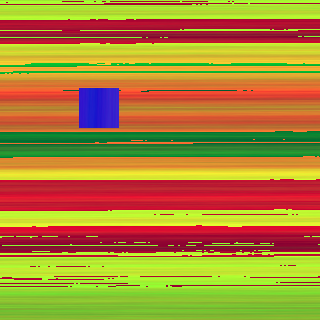
#> input picture data/raw/1_403383c9a4b633126d961bd94f6f02cf.png, 320 x 320 px, found by its file name; its folder holds 4 pictures in this run
$ python make_data.py
#> lines starting #> are read from the running program, lines starting #| are printed output that depends on the picture; after the words box and inside, x2 and y2 are one past the last pixel; in counts of white or black regions, pixels touching at a corner belong together
#> in make_train_df, self.image is the input picture: shape (320, 320, 3); mean B, G, R 51.4, 134.4, 170.7
### src/features/preprocess.py
""" Preprocess the data by Laplace and thresholding
"""
import numpy as np
import argparse
import cv2 as cv
from .. import config


def preprocess(image):
    """Takes in an image, and returns the de-noised image"""
    # compute laplacian
    laplacian = cv.Laplacian(image, cv.CV_64F)
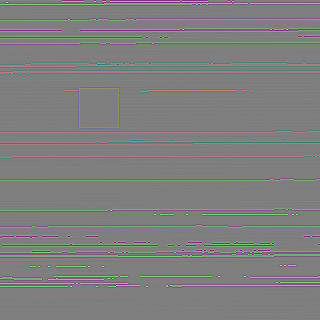
#> laplacian: shape (320, 320, 3) float64; mean B, G, R 0, -0.2, 0; drawn with min black and max white
    # choose first channel of the laplacian
    squares_channel = cv.split(laplacian)[0].astype(np.uint8)
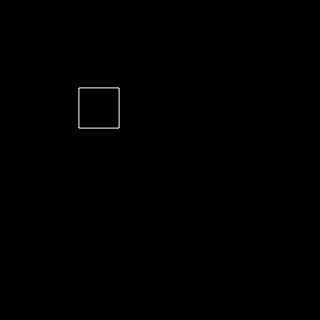
#> squares_channel: shape (320, 320); min 0, max 200, mean 0.4
    # threshold out extra noise
    thresh = cv.threshold(squares_channel, 60, 255, cv.THRESH_BINARY)[1]
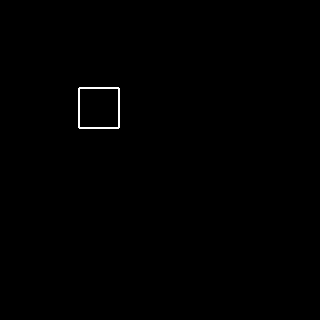
#> thresh: shape (320, 320); 0.31% white in thin lines or dots, all inside (x1, y1, x2, y2) = (78, 87, 120, 129)
    # standardize the image size
    src = cv.resize(thresh, (300, 300), interpolation=cv.INTER_AREA)
    return src

# [13 lines left out: function main, not called in this run]


# [2 lines that do not run on import are left out]

### src/data/make_data.py
""" This script makes the full processed training data.
"""
import os
import numpy as np
import warnings
from concurrent.futures import ProcessPoolExecutor, as_completed

import pandas as pd
import cv2 as cv
from sklearn.model_selection import KFold, train_test_split
import matplotlib.pyplot as plt
from skimage.transform import rotate
from skimage.io import imsave

from .. import config
from ..features.preprocess import preprocess


class MakeData:
    "This class ingests the raw data and creates the full training set."
    def __init__(self):
        self.files = sorted(os.listdir(config.RAW_DIR))
        self.files = [f for f in self.files if not f.startswith('.')]
        self.n = len(self.files)


    def split_train_test(self):
        filenames, targets = [0]*self.n, np.empty(self.n, dtype=int)
        for idx, f in enumerate(self.files):
            filenames[idx] = f
            targets[idx] = int(f.split("_")[0])
        self.df_all = pd.DataFrame({"filename": filenames, "target": targets})
        # train test split
        X, y = self.df_all.filename, self.df_all.target - 1
        X_train, X_test, y_train, y_test = train_test_split(X, y, test_size=config.TEST_SIZE, random_state=config.RAND_STATE, shuffle=True)
        self.df_train = pd.DataFrame({"filename": X_train, "target": y_train}).reset_index(drop=True)
        self.df_test = pd.DataFrame({"filename": X_test, "target": y_test}).reset_index(drop=True)
        self.df_train.to_csv("data/train.csv", index=False)
        self.df_test.to_csv("data/test.csv", index=False)
        self.df_all.to_csv("data/all.csv", index=False)


    def make_synthetic(self):
        "Make 4 copies of the processed image"
        src = preprocess(self.image)
        f_split = self.f_out.split("."); f_split[1] = ".png"
        self.imgs = [0] * 4
        for i in range(4):
            angle = int(90 * i)
            rot = rotate(src, angle)
            img = cv.normalize(
                src=rot,
                dst=None,
                alpha=0,
                beta=255,
                norm_type=cv.NORM_MINMAX,
                dtype=cv.CV_8U
            )
            img_name = f_split[0] + "_" + str(angle) + f_split[1]
            img_loc = config.PROC_DIR+'/'+img_name
            with warnings.catch_warnings():
                warnings.simplefilter("ignore")
                imsave(img_loc, img)
            self.imgs[i] = img_name
#> after the loop, self.imgs = ['img0_0_0.png', 'img0_0_90.png', 'img0_0_180.png', 'img0_0_270.png']


    def make_train_df(self):
        "Turn the train split into processed data."
        m = len(self.df_train)
        df_proc = pd.DataFrame(
            columns=["filename", "target", "kfold"],
            index=range(4*m)
        ).T
        # make the synthetic, processed data for each image
        for index, row in self.df_train.iterrows():
            print(f"Train: processing image {index} of {m}", end="\r")
            target = row["target"]
            f_name = row["filename"]
            # the name of the processed image
            self.f_out = "img" + str(index) + "_" + str(target) + ".png"
            # where to store the output image
            image_loc = os.path.join(config.RAW_DIR, f_name)
            # read the image
            self.image = cv.imread(image_loc)
            # generate synthetic data
            self.make_synthetic()
            # rotate the images
            for i, img_loc in enumerate(self.imgs):
                df_proc[4*index + i] = [img_loc, target, -1]
#> this loop made 4 passes
#> pass 2 of the loop in make_train_df, `for index, row in self.df_train.iterrows():`:
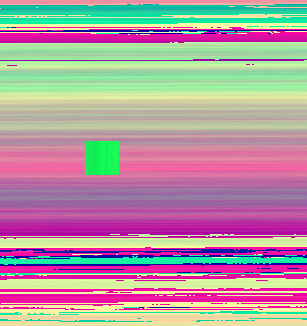
#> input picture data/raw/1_1929a7ddfbe823a9c55af36cb56f387e.png, 307 x 326 px, found by its file name
#> in make_train_df, self.image is the input picture: shape (326, 307, 3); mean B, G, R 161.1, 151.8, 178.9
#> laplacian: shape (326, 307, 3) float64
#> squares_channel: shape (326, 307)
#> in preprocess (call 2), `thresh = cv.threshold(squares_channel, 60, 255, cv.THRESH_BINARY)[1]`:
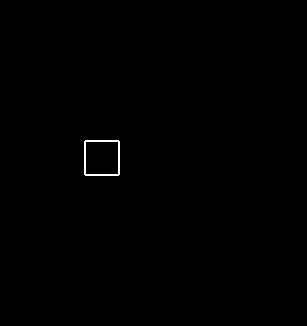
#> thresh: shape (326, 307); 0.27% white in thin lines or dots, all inside (x1, y1, x2, y2) = (84, 140, 120, 176)
#> in preprocess (call 2), `src = cv.resize(thresh, (300, 300), interpolation=cv.INTER_AREA)`:
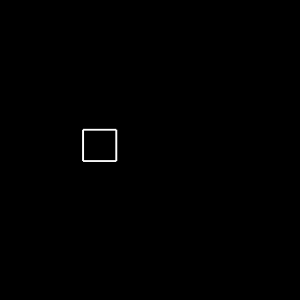
#> src: shape (300, 300); min 0, max 255, mean 0.7
#> the loop in make_train_df, `for i, img_loc in enumerate(self.imgs):` made 4 passes
#> pass 3 of the loop in make_train_df, `for index, row in self.df_train.iterrows():`:
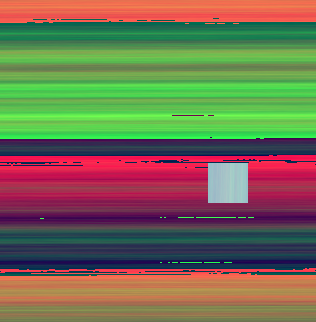
#> input picture data/raw/1_0fb12fdcdc442928ef405ec9782a4dc5.png, 316 x 322 px, found by its file name
#> in make_train_df, self.image is the input picture: shape (322, 316, 3); mean B, G, R 81.9, 109.8, 115.5
#> in preprocess (call 3), `laplacian = cv.Laplacian(image, cv.CV_64F)`:
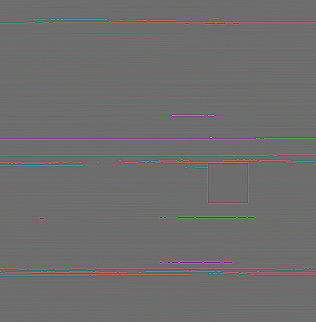
#> laplacian: shape (322, 316, 3) float64; mean B, G, R 0, 0, 0; drawn with min black and max white
#> squares_channel: shape (322, 316)
#> in preprocess (call 3), `thresh = cv.threshold(squares_channel, 60, 255, cv.THRESH_BINARY)[1]`:
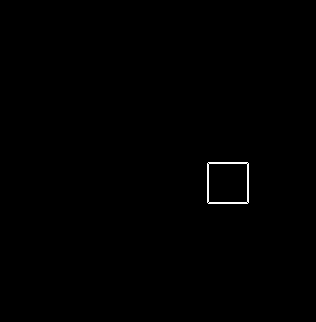
#> thresh: shape (322, 316); 0.31% white in thin lines or dots, all inside (x1, y1, x2, y2) = (207, 162, 249, 204)
#> the loop in make_train_df, `for i, img_loc in enumerate(self.imgs):` made 4 passes
        print(); print("Done.")
        # add the fold numbers
        kf = KFold(n_splits=config.N_FOLDS)
        # we want the transpose
        df_proc = df_proc.T
#> df_proc = table of 12 rows and 3 columns
        X_proc = df_proc["filename"]; y_proc = df_proc["target"]
        for fold, (train_idx, val_idx) in enumerate(kf.split(X=X_proc, y=y_proc)):
            df_proc.loc[val_idx, 'kfold'] = fold
#> this loop made 3 passes
#> (train_idx, val_idx) on passes 1 to 3: ([4, 5, 6, 7, 8, 9, 10, 11], [0, 1, 2, 3]), ([0, 1, 2, 3, 8, 9, 10, 11], [4, 5, 6, 7]), ([0, 1, 2, 3, 4, 5, 6, 7], [8, 9, 10, 11])
        # save to csv
        df_proc.to_csv("data/train_proc.csv", index=False)


    def make_test_df(self):
        "makes the processed test data"
        m = len(self.df_test)
        df_proc = pd.DataFrame(
            columns=["filename", "target"],
            index=range(4*m)
        ).T
        # make the synthetic, processed data for each image
        for index, row in self.df_test.iterrows():
            print(f"Test: processing image {index} of {m}", end="\r")
            target = row["target"]
            f_name = row["filename"]
            # the name of the processed image
            self.f_out = "img" + str(index) + "_" + str(target) + ".png"
            # where to store the output image
            image_loc = os.path.join(config.RAW_DIR, f_name)
            # read the image
            self.image = cv.imread(image_loc)
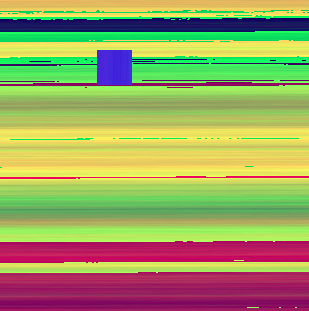
#> input picture data/raw/1_10f717290958b849cb308b6e43a3c414.png, 309 x 311 px, found by its file name
#> self.image is the input picture: shape (311, 309, 3); mean B, G, R 96.6, 162.6, 157.8
            # generate synthetic data
            self.make_synthetic()
#> in preprocess (call 4), `laplacian = cv.Laplacian(image, cv.CV_64F)`:
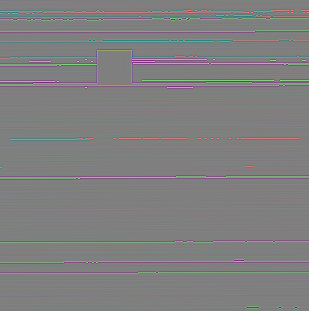
#> laplacian: shape (311, 309, 3) float64; mean B, G, R 0, 0, 0; drawn with min black and max white
#> in preprocess (call 4), `thresh = cv.threshold(squares_channel, 60, 255, cv.THRESH_BINARY)[1]`:
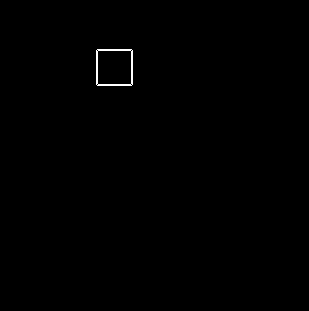
#> thresh: shape (311, 309); 0.28% white in thin lines or dots, all inside (x1, y1, x2, y2) = (96, 49, 133, 86)
            # rotate the images
            for i, img_loc in enumerate(self.imgs):
                df_proc[4*index + i] = [img_loc, target]
        print(); print("Done.")
        # save to csv
        df_proc.T.to_csv("data/test_proc.csv", index=False)


    def main(self):
        self.split_train_test()
        with ProcessPoolExecutor(max_workers=2) as ppe:
            futures = [ppe.submit(self.make_train_df()),
            ppe.submit(self.make_test_df())]


if __name__ == "__main__":
    md = MakeData()
    md.main()
